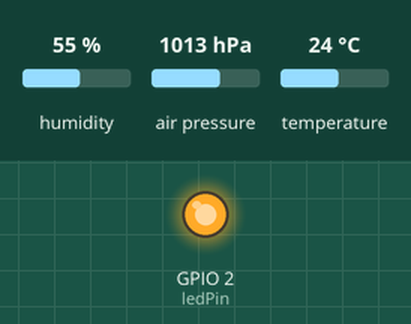
The sketch below on a simulated ESP8266 (NodeMCU). Shown: output pins drawn as LEDs (lit = HIGH). The inputs (shaded band) are chosen by the test bench; at power-on: humidity 55 %, air pressure 1013 hPa, temperature 24 °C. What the sketch prints to the serial monitor is not drawn.

Above: at 0.86 s.
At 5.01 s:
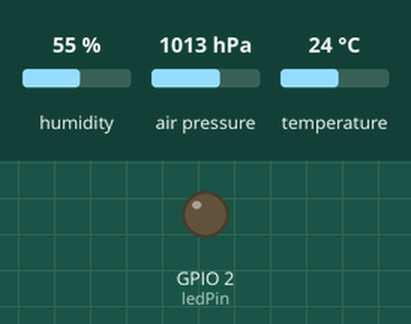
Timing chart, 0 to 5.6 s (numbered marks = the images above):
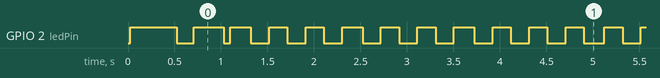

Measured:
- by itself, GPIO 2 (ledPin): goes LOW 0.19 s, HIGH 0.32 s, LOW 0.07 s, 322 × (HIGH 0.22 s, LOW 0.20 s), then HIGH
- by itself, everything shown: repeats every 4.4 s, in 22 steps

The sketch:

ESPNow_Sender1.ino.ino
```cpp
// EspnowController.ino
// Oroginal code is here : https://forum.arduino.cc/index.php?topic=551310.0
// a minimal program derived from
//          https://github.com/HarringayMakerSpace/ESP-Now

// This is the program that sends the data. (The Controller)

//=============
ADC_MODE(ADC_VCC); //vcc read-mode
//#define VCC_ADJ 1.096
#include <ESP8266WiFi.h>
#include "SparkFunBME280.h"

  int device = 01;
  int temperature = 86;
  int humidity = 49;
  int pressure = 96;
  int battery = 29;
  int lux = 67;


   extern "C" void preinit() {

   // Change MAC

 //uint8_t mac[] = { 0xb4, 0xe6, 0x52, 0x44, 0x86, 0xad };
    uint8_t mac[6];
    mac[0] = temperature;
    mac[1] = humidity;
    mac[2] = pressure;
    mac[3] = battery;
    mac[4] = lux;
    mac[5] = device;

  wifi_set_opmode (STATION_MODE);
  wifi_set_macaddr(STATION_IF, mac);
}


extern "C" {
    #include <espnow.h>
}

    // this is the MAC Address of the slave which receives the data
uint8_t remoteMac[] = {0x36, 0x33, 0x33, 0x33, 0x33, 0x33};

#define WIFI_CHANNEL 4
#define SLEEP_SECS 5000
#define SEND_TIMEOUT 245  // 245 millis seconds timeout

    // must match the slave struct
struct __attribute__((packed)) DataStruct {
    char text[32];
    float temperature;
    float humidity;
    float pressure;
    unsigned long time;
};

DataStruct myData;

unsigned long lastSentMillis;
unsigned long sendIntervalMillis = 1000;
unsigned long sentMicros;
unsigned long ackMicros;

unsigned long lastBlinkMillis;
unsigned long fastBlinkMillis = 200;
unsigned long slowBlinkMillis = 700;
unsigned long blinkIntervalMillis = slowBlinkMillis;

BME280 bme280;

byte ledPin = 2;

void prinScanResult(int networksFound)
{
  Serial.printf("%d network(s) found\n", networksFound);
  for (int i = 0; i < networksFound; i++)
  {
    Serial.printf("%d: %s, Ch:%d (%ddBm) %s\n", i + 1, WiFi.SSID(i).c_str(), WiFi.channel(i), WiFi.RSSI(i), WiFi.encryptionType(i) == ENC_TYPE_NONE ? "open" : "");
  }
}


//==============

void setup() {
    Serial.begin(115200); Serial.println();
    Serial.println("Starting EspnowController.ino");
    battery = ((int (ESP.getVcc()) / 95.454));
  // read sensor first before awake generates heat
    readBME280();
    //WiFi.mode(WIFI_STA); // Station mode for esp-now controller
    WiFi.disconnect();
    delay(10);
    WiFi.scanNetworksAsync(prinScanResult);

    WiFi.hostname("Livingroom");
    Serial.println(WiFi.macAddress());
    Serial.printf("target mac: %02x%02x%02x%02x%02x%02x", remoteMac[0], remoteMac[1], remoteMac[2], remoteMac[3], remoteMac[4], remoteMac[5]);
    Serial.printf(", channel: %i\n", WIFI_CHANNEL);

    Serial.printf("slave mac: %02x%02x%02x%02x%02x%02x", remoteMac[0], remoteMac[1], remoteMac[2], remoteMac[3], remoteMac[4], remoteMac[5]);
    Serial.printf("This mac: %s, ", WiFi.macAddress().c_str());
    Serial.printf(", channel: %i\n", WIFI_CHANNEL);

       if (esp_now_init() != 0) {
        Serial.println("*** ESP_Now init failed");
        while(true) {};
        //gotoSleep();
    }
    esp_now_set_self_role(ESP_NOW_ROLE_CONTROLLER);
    esp_now_add_peer(remoteMac, ESP_NOW_ROLE_SLAVE, WIFI_CHANNEL, NULL, 0);

    esp_now_register_send_cb(sendCallBackFunction);

    strcpy(myData.text, "ESPNow Data Received : ");
    Serial.print("Message "); Serial.println(myData.text);

    pinMode(ledPin, OUTPUT);
    digitalWrite(ledPin, HIGH);
    delay(500);
    digitalWrite(ledPin, LOW);

    Serial.println("Setup finished");

}

//==============

void loop() {
 //battery = ((int (ESP.getVcc()) / 95.454));

 WiFi.scanNetworksAsync(prinScanResult);
 Serial.println(battery);
 Serial.println(WiFi.macAddress());
 Serial.println(WiFi.hostname());
 delay(10);
    readBME280();
    sendData();
    blinkLed();
  //ESP.deepSleep(0);
    delay(10);
}

//==============

void sendData() {
    if (millis() - lastSentMillis >= sendIntervalMillis) {
        lastSentMillis += sendIntervalMillis;
        myData.time = millis();
        uint8_t bs[sizeof(myData)];
        memcpy(bs, &myData, sizeof(myData));
        sentMicros = micros();
        esp_now_send(NULL, bs, sizeof(myData)); // NULL means send to all peers
        Serial.println("sent data");
    }
}

//==============

void sendCallBackFunction(uint8_t* mac, uint8_t sendStatus) {
    ackMicros = micros();
    Serial.print("Trip micros "); Serial.println(ackMicros - sentMicros);
    Serial.printf("Send status = %i", sendStatus);
    Serial.println();
    Serial.println();
    if (sendStatus == 0) {
        blinkIntervalMillis = fastBlinkMillis;
    }
    else {
        blinkIntervalMillis = slowBlinkMillis;
    }
}

//================

void blinkLed() {
    if (millis() - lastBlinkMillis >= blinkIntervalMillis) {
        lastBlinkMillis += blinkIntervalMillis;
        digitalWrite(ledPin, ! digitalRead(ledPin));
    }
}


void readBME280() {
  bme280.settings.commInterface = I2C_MODE;
  bme280.settings.I2CAddress = 0x76;
  bme280.settings.runMode = 2; // Forced mode with deepSleep
  bme280.settings.tempOverSample = 1;
  bme280.settings.pressOverSample = 1;
  bme280.settings.humidOverSample = 1;
  Serial.print("bme280 init="); Serial.println(bme280.begin(), HEX);
  temperature = bme280.readTempC();
  humidity = bme280.readFloatHumidity();
  pressure = bme280.readFloatPressure() / 100.0;
  Serial.print(temperature);
  Serial.print(humidity);
  Serial.print(pressure);
  myData.temperature = temperature;
  myData.humidity = humidity;
  myData.pressure = pressure;
  Serial.printf("temperature=%01f, humidity=%01f, pressure=%01f\n", myData.temperature, myData.humidity, myData.pressure);
}


 void gotoSleep() {                            //need connection between GPIO16 and reset pin on ESP8266
  // add some randomness to avoid collisions with multiple devices
  int sleepSecs = SLEEP_SECS;// + ((uint8_t)RANDOM_REG32/2);
  Serial.printf("Up for %i ms, going to sleep for %i secs...\n", millis(), sleepSecs);
  ESP.deepSleep(sleepSecs * 1000000, RF_NO_CAL);
}
```
